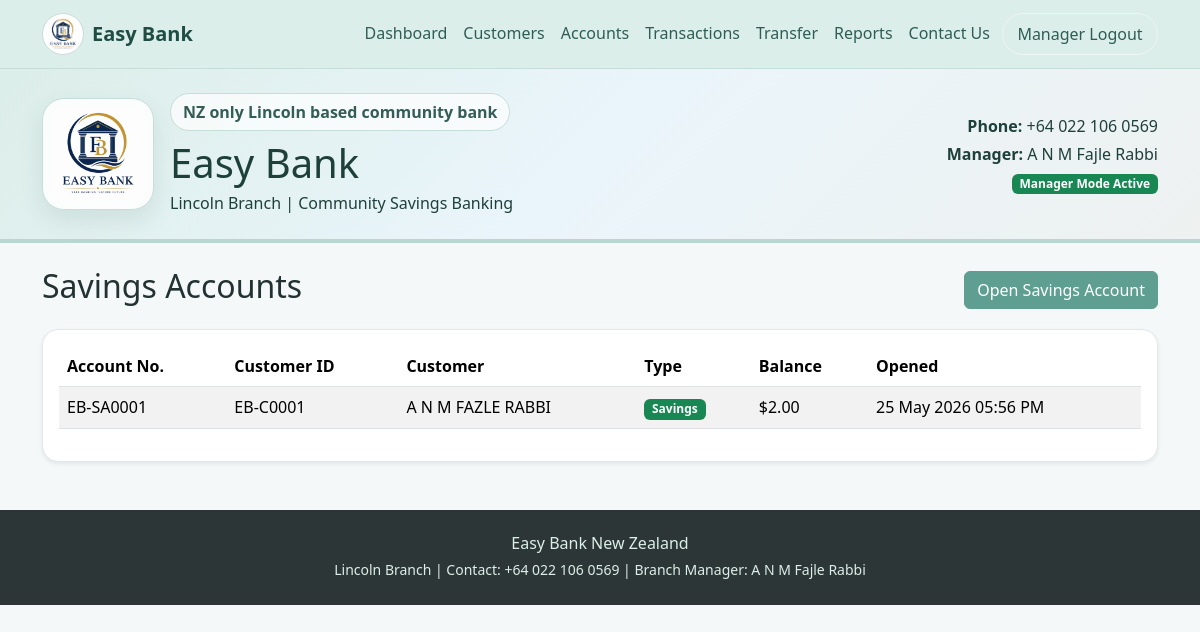
The page /accounts (signed in) on the database its author committed.
### tables this page shows
CREATE TABLE accounts (
            id INTEGER PRIMARY KEY AUTOINCREMENT,
            account_number TEXT NOT NULL UNIQUE,
            customer_id TEXT NOT NULL UNIQUE,
            customer_name TEXT NOT NULL,
            account_type TEXT NOT NULL DEFAULT 'Savings',
            balance REAL NOT NULL DEFAULT 0,
            opened_at TEXT NOT NULL, opened_date TEXT,
            FOREIGN KEY (customer_id) REFERENCES customers (customer_id)
        );

### app.py (the view)
@app.route("/accounts")
def accounts_page():
    conn = get_db_connection()
    accounts = conn.execute("SELECT * FROM accounts ORDER BY id DESC").fetchall()
    conn.close()
    return render_template("accounts.html", accounts=accounts)

### app.py (called while the page is built)
def get_db_connection():
    conn = sqlite3.connect(DATABASE)
    conn.row_factory = sqlite3.Row
    return conn

def today_iso():
    return date.today().isoformat()

def is_manager_logged_in():
    return session.get("manager_logged_in") is True

@app.context_processor
def inject_bank_details():
    return dict(
        bank_name=BANK_NAME,
        branch_name=BRANCH_NAME,
        tagline=TAGLINE,
        footer_text=FOOTER_TEXT,
        contact_phone_display=CONTACT_PHONE_DISPLAY,
        contact_phone_whatsapp=CONTACT_PHONE_WHATSAPP,
        branch_manager=BRANCH_MANAGER,
        today_date=today_iso(),
        manager_logged_in=is_manager_logged_in(),
    )

### templates/accounts.html
{% extends "base.html" %}
{% block content %}
<div class="d-flex justify-content-between align-items-center mb-3">
    <h2>Savings Accounts</h2>
    {% if manager_logged_in %}
        <a href="{{ url_for('open_account') }}" class="btn btn-primary">Open Savings Account</a>
    {% else %}
        <a href="{{ url_for('login_page', next=url_for('open_account')) }}" class="btn btn-outline-primary">Manager Login to Open Account</a>
    {% endif %}
</div>
<div class="card shadow-sm"><div class="card-body">
{% if accounts %}
<table class="table table-striped align-middle">
    <thead>
        <tr>
            <th>Account No.</th>
            <th>Customer ID</th>
            <th>Customer</th>
            <th>Type</th>
            <th>Balance</th>
            <th>Opened</th>
        </tr>
    </thead>
    <tbody>
    {% for account in accounts %}
    <tr>
        <td>{{ account.account_number }}</td>
        <td>{{ account.customer_id }}</td>
        <td>{{ account.customer_name }}</td>
        <td><span class="badge bg-success">{{ account.account_type }}</span></td>
        <td>${{ '%.2f'|format(account.balance) }}</td>
        <td>{{ account.opened_at }}</td>
    </tr>
    {% endfor %}
    </tbody>
</table>
{% else %}<p class="text-muted mb-0">No savings accounts opened yet.</p>{% endif %}
</div></div>
{% endblock %}

### static/css/style.css (style rules this page uses)
body { background: #f5f8f8; color: #223131; }
.card { border: 1px solid #e0e9e7; border-radius: 16px; box-shadow: 0 8px 24px rgba(38, 64, 60, 0.06); }
.btn-primary, .btn-success { background: #5f9f91; border-color: #5f9f91; }

### rows shown on the page
accounts: account_number "EB-SA0001", customer_id "EB-C0001", customer_name "A N M FAZLE RABBI", account_type "Savings", balance "2.00", opened_at "25 May 2026 05:56 PM"

### other values the page prints
{{ bank_name }} "Easy Bank"
{{ tagline }} "NZ only Lincoln based community bank"
{{ branch_name }} "Lincoln Branch"
{{ contact_phone_display }} "+64 022 106 0569"
{{ branch_manager }} "A N M Fajle Rabbi"
{{ footer_text }} "Easy Bank New Zealand"
